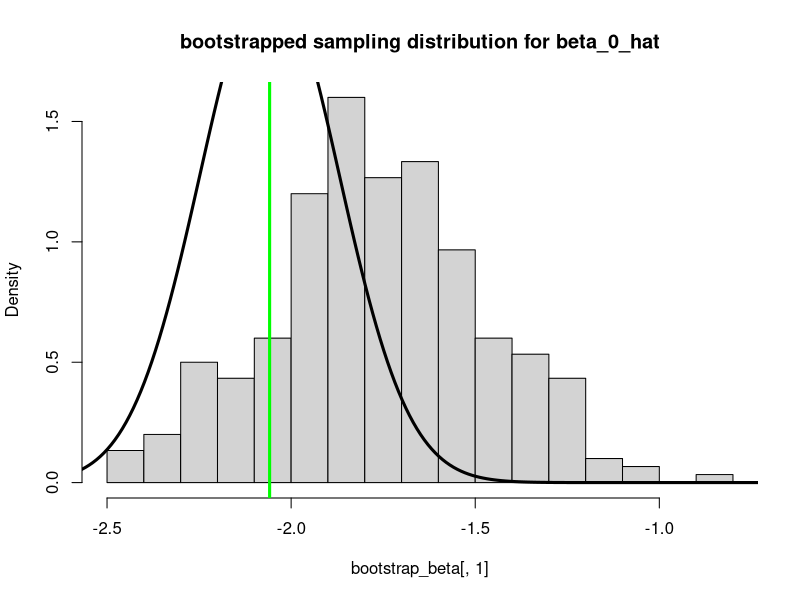
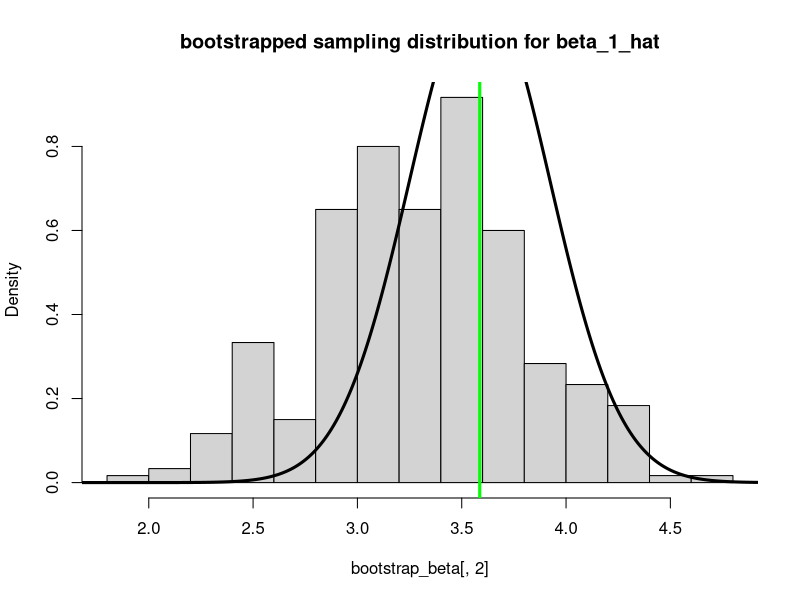
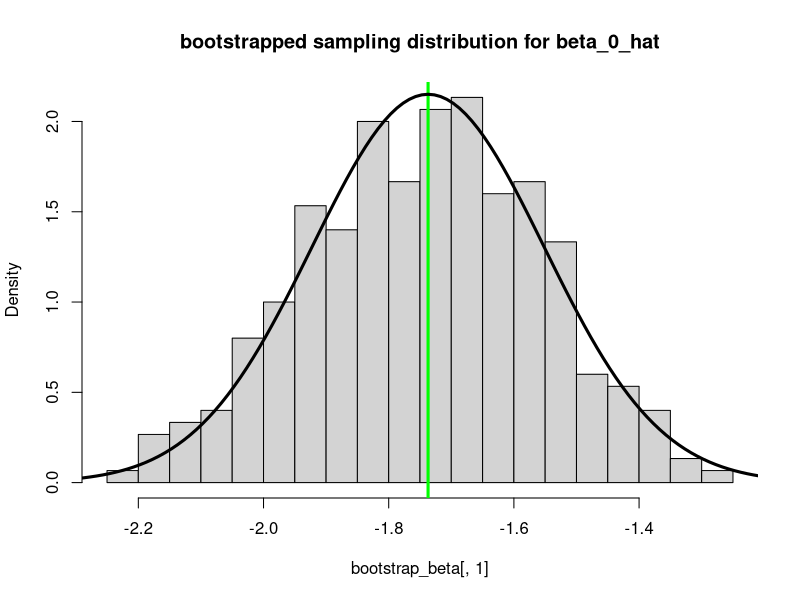
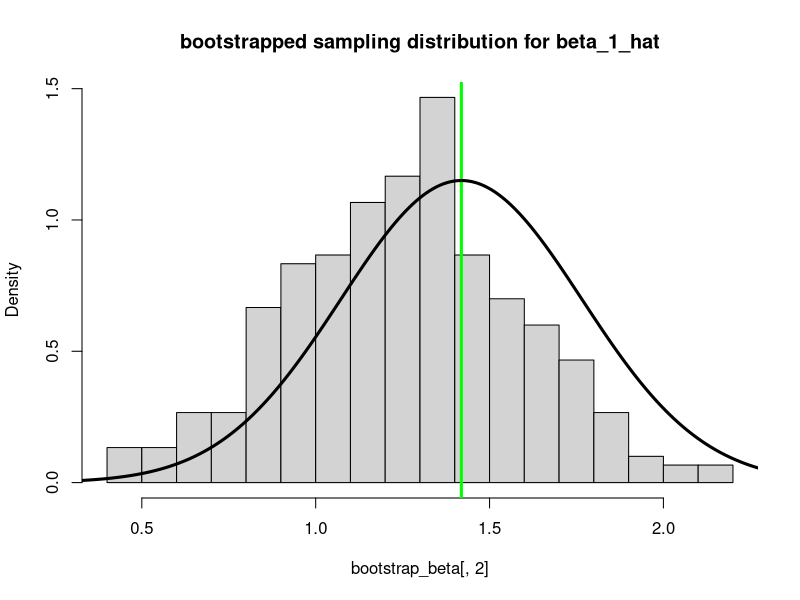
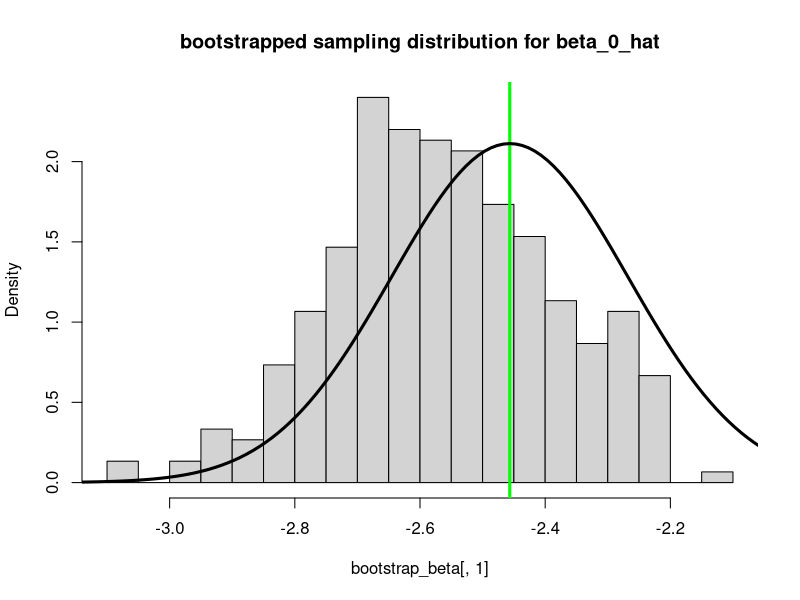
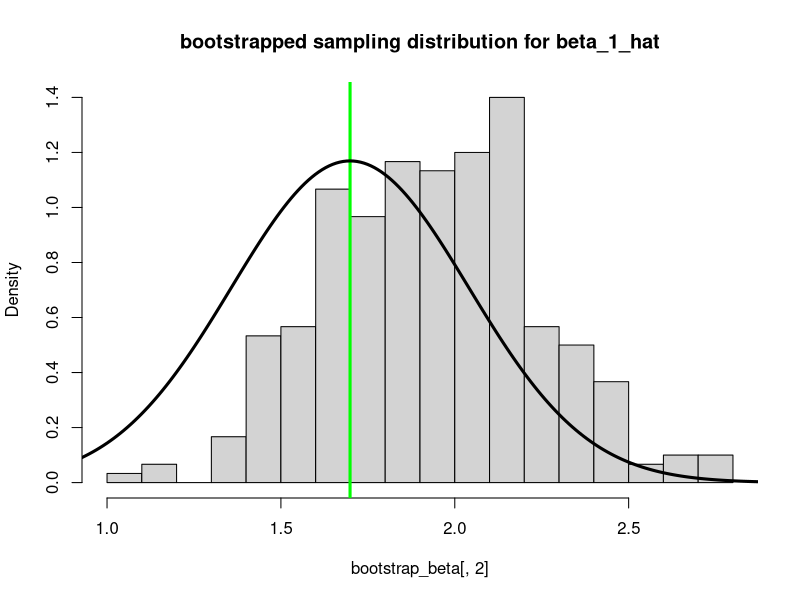

Source code (R) for these figures, in order:

# CONSTRUCT REGRESSION DATA TO ILLUSTRATE THE DIFFERENCES IN THESE APPROACHES
# THAT MIGHT BE OBSERVED FROM DATA.  APPROACH 1 SHOULD DO BETTER THAN APPROACH 2
# FOR MAYBE HETEROSCEDASTIC DATA.  APPROACH 2B SHOULD BE BETTER THAN APPROACH 2A

# Bootstrapping for linear regression

n = 100
p = 2
sigma = 1

beta = runif( n=p, min=1, max=5) * (-1)^(runif(p) < .5)
X = cbind( 1, matrix( runif(n*(p-1)), ncol=p-1))
y = X %*% beta + rnorm( n, mean=0, sd=sigma)

# First we will sub-sample from the joint distribution of (x_i, y_i)
m = 70 # size of each bootstrap sample
num_boot_samples = 300
bootstrap_beta = matrix( NA, num_boot_samples, p)
for(k in 1:num_boot_samples){
	sub_index = sample( 1:n, size=m, replace=T)
	X_star = X[sub_index,]
	y_star = y[sub_index]
	bootstrap_beta[k,] = solve(t(X_star)%*%X_star) %*% t(X_star) %*% y_star	
}

# Histogram of the bootstrapped sampling distribution for the estimated beta_0
hist( bootstrap_beta[,1], breaks=floor(sqrt(num_boot_samples)), freq=F,
      main="bootstrapped sampling distribution for beta_0_hat")
abline( v=beta[1], col="green", lwd=3)
	
# Since we generated the regression data with Gaussian errors, we know the true
# sampling distribution.  So overlay the true density on the histogram
grid = seq( beta[1]-3, beta[1]+3, by=.01)
lines( grid, dnorm( grid, mean=beta[1], sd=sqrt(solve(t(X)%*%X)[1,1])*sigma), 
       lwd=3)

# Histogram of the bootstrapped sampling distribution for the estimated beta_1
hist( bootstrap_beta[,2], breaks=floor(sqrt(num_boot_samples)), freq=F,
     main="bootstrapped sampling distribution for beta_1_hat")
abline( v=beta[2], col="green", lwd=3)

# Since we generated the regression data with Gaussian errors, we know the true
# sampling distribution.  So overlay the true density on the histogram
grid = seq( beta[2]-3, beta[2]+3, by=.01)
lines( grid, dnorm( grid, mean=beta[2], sd=sqrt(solve(t(X)%*%X)[2,2])*sigma), 
      lwd=3)
			

# -----------------------------------------------------------------------------
# Alternatively, try bootstrapping by subsampling residuals from the empirical
# residuals from the observed data set
n = 100
p = 2
sigma = 1

beta = runif( n=p, min=1, max=5) * (-1)^(runif(p) < .5)
X = cbind( 1, matrix( runif(n*(p-1)), ncol=p-1))
y = X %*% beta + rnorm( n, mean=0, sd=sigma)

beta_hat = solve(t(X)%*%X) %*% t(X) %*% y
u_hat = y - X%*%beta_hat

num_boot_samples = 300
bootstrap_beta = matrix( NA, num_boot_samples, p)
for(k in 1:num_boot_samples){
	u_star = matrix( sample( u_hat, size=n, replace=T), ncol=1)	
	y_star = X %*% beta_hat + u_star
	bootstrap_beta[k,] = solve(t(X)%*%X) %*% t(X) %*% y_star	
}


# Histogram of the bootstrapped sampling distribution for the estimated beta_0
hist( bootstrap_beta[,1], breaks=floor(sqrt(num_boot_samples)), freq=F,
      main="bootstrapped sampling distribution for beta_0_hat")
abline( v=beta[1], col="green", lwd=3)
	
# Since we generated the regression data with Gaussian errors, we know the true
# sampling distribution.  So overlay the true density on the histogram
grid = seq( beta[1]-3, beta[1]+3, by=.01)
lines( grid, dnorm( grid, mean=beta[1], sd=sqrt(solve(t(X)%*%X)[1,1])*sigma), 
       lwd=3)

# Histogram of the bootstrapped sampling distribution for the estimated beta_1
hist( bootstrap_beta[,2], breaks=floor(sqrt(num_boot_samples)), freq=F,
     main="bootstrapped sampling distribution for beta_1_hat")
abline( v=beta[2], col="green", lwd=3)

# Since we generated the regression data with Gaussian errors, we know the true
# sampling distribution.  So overlay the true density on the histogram
grid = seq( beta[2]-3, beta[2]+3, by=.01)
lines( grid, dnorm( grid, mean=beta[2], sd=sqrt(solve(t(X)%*%X)[2,2])*sigma), 
      lwd=3)



# -----------------------------------------------------------------------------
# Next, try bootstrapping by subsampling residuals from the standarized
# empirical residuals from the observed data set
n = 100
p = 2
sigma = 1

beta = runif( n=p, min=1, max=5) * (-1)^(runif(p) < .5)
X = cbind( 1, matrix( runif(n*(p-1)), ncol=p-1))
y = X %*% beta + rnorm( n, mean=0, sd=sigma)

beta_hat = solve(t(X)%*%X) %*% t(X) %*% y
u_hat = y - X%*%beta_hat

Px = X %*% solve(t(X)%*%X) %*% t(X)
h = diag(Px)

r = u_hat / sqrt(1 - h)
r_bar = mean(r)


num_boot_samples = 300
bootstrap_beta = matrix( NA, num_boot_samples, p)
for(k in 1:num_boot_samples){
	u_star = matrix( sample( r - r_bar, size=n, replace=T), ncol=1)	
	y_star = X %*% beta_hat + u_star
	bootstrap_beta[k,] = solve(t(X)%*%X) %*% t(X) %*% y_star	
}

# Histogram of the bootstrapped sampling distribution for the estimated beta_0
hist( bootstrap_beta[,1], breaks=floor(sqrt(num_boot_samples)), freq=F,
      main="bootstrapped sampling distribution for beta_0_hat")
abline( v=beta[1], col="green", lwd=3)
	
# Since we generated the regression data with Gaussian errors, we know the true
# sampling distribution.  So overlay the true density on the histogram
grid = seq( beta[1]-3, beta[1]+3, by=.01)
lines( grid, dnorm( grid, mean=beta[1], sd=sqrt(solve(t(X)%*%X)[1,1])*sigma), 
       lwd=3)

# Histogram of the bootstrapped sampling distribution for the estimated beta_1
hist( bootstrap_beta[,2], breaks=floor(sqrt(num_boot_samples)), freq=F,
     main="bootstrapped sampling distribution for beta_1_hat")
abline( v=beta[2], col="green", lwd=3)

# Since we generated the regression data with Gaussian errors, we know the true
# sampling distribution.  So overlay the true density on the histogram
grid = seq( beta[2]-3, beta[2]+3, by=.01)
lines( grid, dnorm( grid, mean=beta[2], sd=sqrt(solve(t(X)%*%X)[2,2])*sigma), 
      lwd=3)







